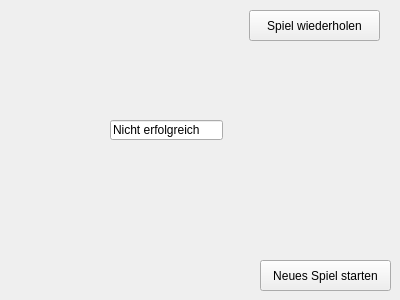
<?xml version="1.0" encoding="UTF-8"?>
<ui version="4.0">
 <class>Form3</class>
 <widget class="QWidget" name="Form3">
  <property name="geometry">
   <rect>
    <x>0</x>
    <y>0</y>
    <width>400</width>
    <height>300</height>
   </rect>
  </property>
  <property name="windowTitle">
   <string>Form</string>
  </property>
  <widget class="QLineEdit" name="lineEdit">
   <property name="geometry">
    <rect>
     <x>110</x>
     <y>120</y>
     <width>113</width>
     <height>20</height>
    </rect>
   </property>
   <property name="text">
    <string>Nicht erfolgreich</string>
   </property>
   <property name="readOnly">
    <bool>true</bool>
   </property>
  </widget>
  <widget class="QPushButton" name="pushButton">
   <property name="geometry">
    <rect>
     <x>249</x>
     <y>10</y>
     <width>131</width>
     <height>31</height>
    </rect>
   </property>
   <property name="text">
    <string>Spiel wiederholen</string>
   </property>
  </widget>
  <widget class="QPushButton" name="pushButton_2">
   <property name="geometry">
    <rect>
     <x>260</x>
     <y>260</y>
     <width>131</width>
     <height>31</height>
    </rect>
   </property>
   <property name="text">
    <string>Neues Spiel starten</string>
   </property>
  </widget>
 </widget>
 <resources/>
 <connections/>
</ui>
